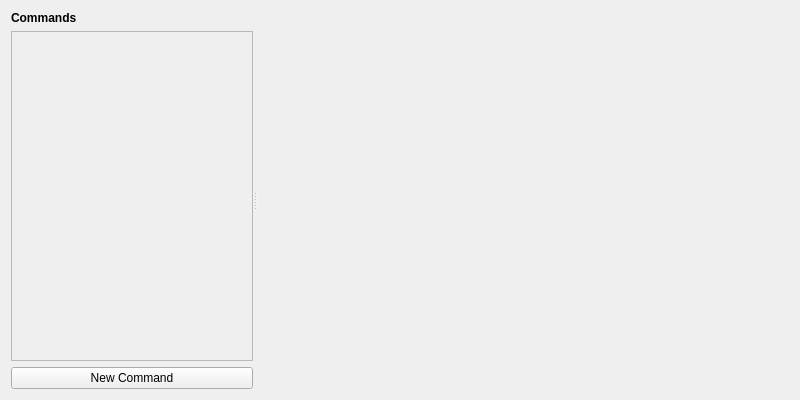
<?xml version="1.0" encoding="UTF-8"?>
<ui version="4.0">
 <class>CommandPanel</class>
 <widget class="QWidget" name="CommandPanel">
  <property name="geometry">
   <rect>
    <x>0</x>
    <y>0</y>
    <width>800</width>
    <height>400</height>
   </rect>
  </property>
  <property name="windowTitle">
   <string>Commands &amp; Raw Data</string>
  </property>
  <layout class="QHBoxLayout" name="horizontalLayout">
   <item>
    <widget class="QSplitter" name="splitter">
     <property name="orientation">
      <enum>Qt::Horizontal</enum>
     </property>
     
     <!-- Commands Panel -->
     <widget class="QWidget" name="commandsWidget" native="true">
      <property name="sizePolicy">
       <sizepolicy hsizetype="Preferred" vsizetype="Expanding">
        <horstretch>1</horstretch>
        <verstretch>0</verstretch>
       </sizepolicy>
      </property>
      <layout class="QVBoxLayout" name="commandsLayout">
       <item>
        <widget class="QLabel" name="commandsLabel">
         <property name="text">
          <string>Commands</string>
         </property>
         <property name="font">
          <font>
           <weight>75</weight>
           <bold>true</bold>
          </font>
         </property>
        </widget>
       </item>
       <item>
        <widget class="QScrollArea" name="scrollArea">
         <property name="frameShape">
          <enum>QFrame::StyledPanel</enum>
         </property>
         <property name="widgetResizable">
          <bool>true</bool>
         </property>
         <property name="alignment">
          <set>Qt::AlignLeading|Qt::AlignLeft|Qt::AlignTop</set>
         </property>
         <widget class="QWidget" name="scrollAreaWidgetContents">
          <property name="geometry">
           <rect>
            <x>0</x>
            <y>0</y>
            <width>360</width>
            <height>300</height>
           </rect>
          </property>
          <property name="sizePolicy">
           <sizepolicy hsizetype="Preferred" vsizetype="Maximum">
            <horstretch>0</horstretch>
            <verstretch>0</verstretch>
           </sizepolicy>
          </property>
         </widget>
        </widget>
       </item>
       <item>
        <widget class="QPushButton" name="pbNew">
         <property name="text">
          <string>New Command</string>
         </property>
         <property name="toolTip">
          <string>Create a new command. (F12)</string>
         </property>
         <property name="shortcut">
          <string>F12</string>
         </property>
         <property name="icon">
          <iconset theme="list-add"/>
         </property>
        </widget>
       </item>
      </layout>
     </widget>
     
     <!-- Raw Data Panel will be added programmatically -->
     <widget class="QWidget" name="rawDataWidget" native="true">
      <property name="sizePolicy">
       <sizepolicy hsizetype="Preferred" vsizetype="Expanding">
        <horstretch>2</horstretch>
        <verstretch>0</verstretch>
       </sizepolicy>
      </property>
     </widget>
     
    </widget>
   </item>
  </layout>
 </widget>
 <resources/>
 <connections/>
</ui>
